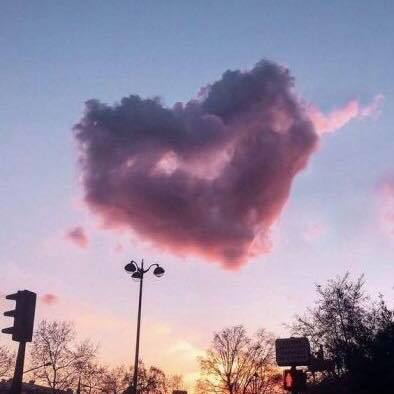
#> input picture love.jpg, 394 x 394 px
$ python dft.py
#> lines starting #> are read from the running program, lines starting #| are printed output that depends on the picture
import numpy as np
import matplotlib.pyplot as plt
from PIL import Image

# Membaca gambar dan mengonversi ke grayscale
img = Image.open('love.jpg').convert('L')
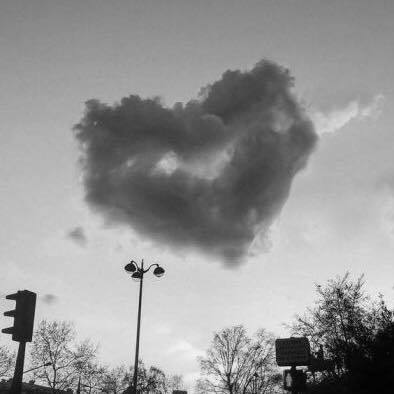
#> img: PIL image 394x394 L; min 1, max 251, mean 149.5
img_arr = np.array(img)

# Menghitung DFT dari gambar
dft_output = np.fft.fft2(img_arr)
magnitude_spectrum = 20*np.log(np.abs(dft_output))
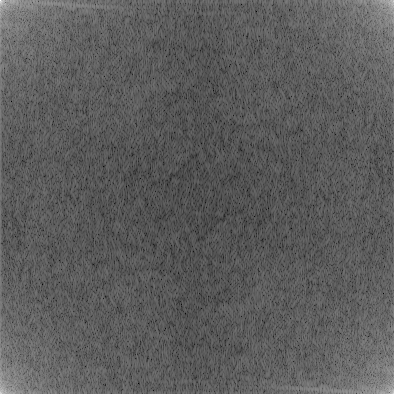
#> magnitude_spectrum: shape (394, 394) float64; min 60.05, max 339.2, mean 161.8; drawn with min black and max white

# Plot spektrum frekuensi dari gambar
plt.imshow(magnitude_spectrum, cmap='gray')
plt.axis('off')
plt.show()
